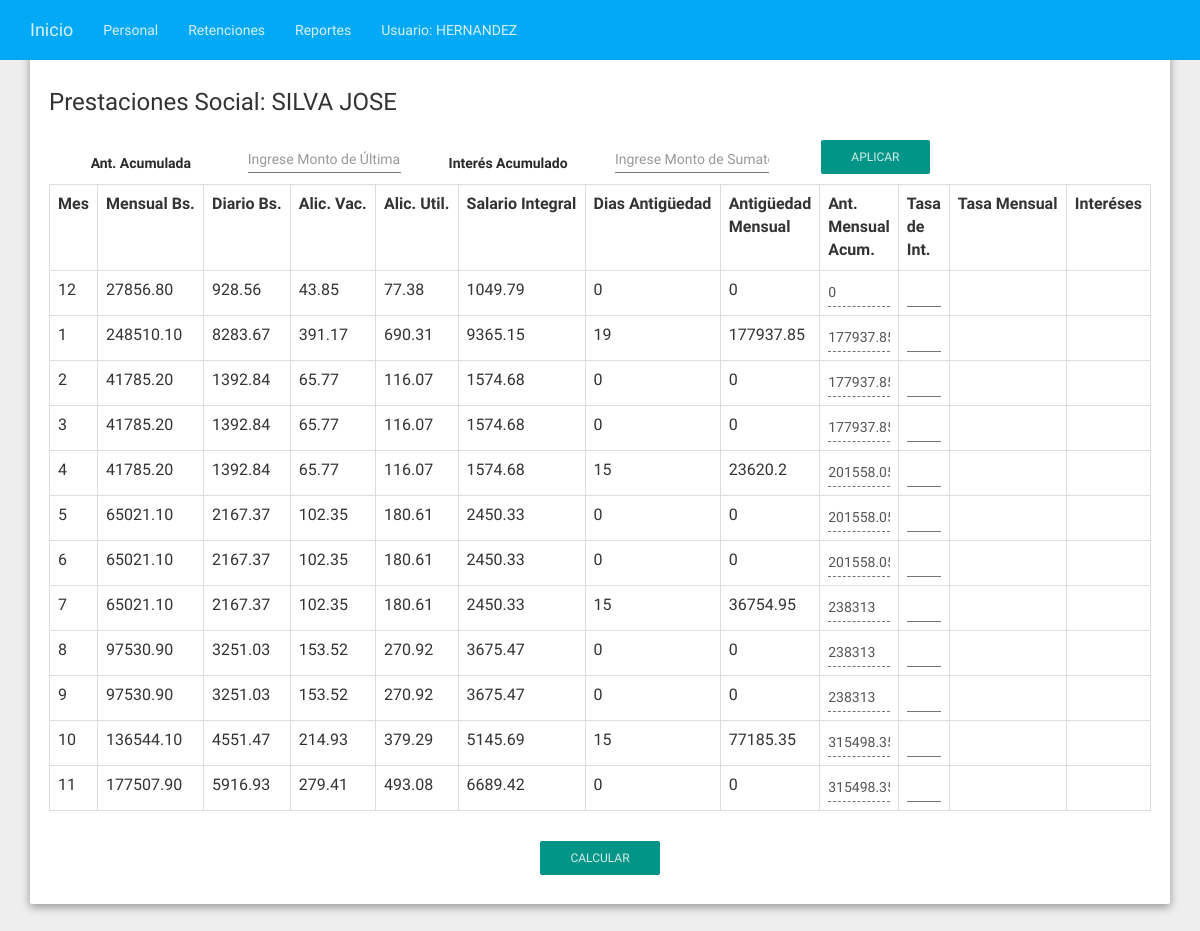
The page /php/tpl_prestaciones.php?id=37 (signed in) on the database its author committed.
### tables this page shows
CREATE TABLE `tbl_personal` (
  `id_personal` int(11) NOT NULL,
  `cedula_personal` varchar(10) DEFAULT NULL,
  `rif_personal` varchar(20) DEFAULT NULL,
  `apellido_personal` varchar(100) DEFAULT NULL,
  `nombre_personal` varchar(100) DEFAULT NULL,
  `direccion_personal` text,
  `telefono_personal` varchar(11) DEFAULT NULL,
  `cargo_personal` varchar(100) DEFAULT NULL,
  `tipo_personal` varchar(20) DEFAULT NULL,
  `sueldo_basico_personal` decimal(11,2) DEFAULT NULL,
  `fecha_ingreso_personal` date DEFAULT NULL,
  `estatus_personal` int(11) DEFAULT NULL,
  `retencion_personal` int(1) DEFAULT NULL
);

CREATE TABLE `tbl_quincena` (
  `id_quincena` int(11) NOT NULL,
  `monto_quincena` decimal(11,4) DEFAULT NULL,
  `fecha_quincena` date DEFAULT NULL,
  `fk_periodo_quincena` int(11) NOT NULL,
  `fk_personal_quincena` int(11) NOT NULL,
  `fk_tipo_personal` varchar(45) DEFAULT NULL,
  `periodo_mes_quincena` varchar(45) NOT NULL,
  `cant_dias_cesta_ticket` int(11) DEFAULT NULL,
  `cesta_ticket` decimal(11,4) DEFAULT NULL,
  `dias_trabajados` int(11) DEFAULT NULL,
  `bonificacion` decimal(11,4) DEFAULT NULL,
  `cant_dias_feriados` int(11) DEFAULT NULL,
  `feriados_trabajados` decimal(11,4) DEFAULT NULL,
  `cant_horas_extras_d` int(11) DEFAULT NULL,
  `h_extras_diur` decimal(11,4) DEFAULT NULL,
  `cant_horas_extras_n` int(11) DEFAULT NULL,
  `h_extras_noct` decimal(11,4) DEFAULT NULL,
  `otros_pagos` decimal(11,4) DEFAULT NULL,
  `dias_vacas` int(11) DEFAULT NULL,
  `pago_vacaciones` decimal(11,4) DEFAULT NULL,
  `dias_bono_vacas` int(11) DEFAULT NULL,
  `pago_bono_vacacional` decimal(11,4) NOT NULL,
  `dias_utilidades` int(10) DEFAULT NULL,
  `total_utilidades` decimal(11,4) DEFAULT NULL,
  `interes_anti` decimal(11,4) DEFAULT NULL,
  `adelanto_anti` decimal(11,4) DEFAULT NULL,
  `fecha_inicio_quin` date DEFAULT NULL,
  `fecha_fin_quin` date DEFAULT NULL,
  `tipo_pago_quin` int(11) DEFAULT NULL
);

### php/tpl_prestaciones.php (the view, shortened to what this page needs)
<?php
    require('helpers.php');
    require('conectar.php');
     @$id_personal = $_GET['id'];
     $sql_personal = "SELECT * FROM tbl_personal where id_personal = $id_personal";
     $re_personal=mysqli_query($link, $sql_personal);
     $fila_ = mysqli_fetch_array($re_personal);
     list($Y,$m,$d) = explode("-",$fila_['fecha_ingreso_personal']);
     $primer = array('11','12','1');
     $segundo = array('2','3','4');
     $tercer = array('5','6','7');
     $cuarto = array('8','9','10');
     @$ant_acumulada = $_GET['monto_antiguedad'];
     @$sum_intereses = $_GET['monto_interes'];
?>
<!DOCTYPE html>
<html lang="en">
<body>
    <?php $helpers->menu();?>
    <div class="container">
      <header class="jumbotron hero-spacer">
        <div class="row">
            <div class="col-lg-12" >
                <h3> Prestaciones Social: <?= $fila_['apellido_personal']." ".$fila_['nombre_personal']?></h3>
            </div>
        </div>
        <br>
            <div class="form-group" align="center">
              <label style="margin-top:8px" class="col-md-2 control-label" > Ant. Acumulada </label>
                    <div class="col-md-2 " align="center">
                      <input title="Monto de la última antigüedad acumulada" class="form-control" type="text" value="<?= $ant_acumulada; ?>" id="buscador" placeholder="Ingrese Monto de Última Antigüedad Mensual Acumulada">
                    </div>
              <label style="margin-top:8px" class="col-md-2 control-label"> Interés Acumulado </label>
                    <div class="col-md-2">
                        <input title="Monto de la sumatoria de intereses acumulados" class="form-control" type="text" value="<?= $sum_intereses ?>" id="buscador_" placeholder="Ingrese Monto de Sumatoria de Interéses">
                    </div>
                    <div style="margin-top:-15px" class="col-md-2">
                        <a onclick="antiguedad_acumulada(<?= $id_personal;?>)" class=" btn btn-xs btn-primary">Aplicar</a>
                    </div>
            </div>
<?php
          $sql_personal = "SELECT month(fecha_quincena) as mes,
                                  id_quincena,
                                  (monto_quincena/dias_trabajados)*30 as sueldo_mensual,
                                  (monto_quincena/dias_trabajados) as sueldo_diario
                             FROM
                                  `tbl_quincena`
                             where
                                    fk_personal_quincena = $id_personal group by 1 order by id_quincena asc";
          $re_personal=mysqli_query($link, $sql_personal);
?>
          <table class="table table-bordered">
                <tr >
                  <th>Mes</th>
                  <th>Mensual Bs.</th>
                  <th>Diario Bs.</th>
                  <th>Alic. Vac.</th>
                  <th>Alic. Util.</th>
                  <th>Salario Integral</th>
                  <th>Dias Antigüedad</th>
                  <th>Antigüedad Mensual</th>
                  <th>Ant. Mensual Acum.</th>
                  <th>Tasa de Int.</th>
                  <th>Tasa Mensual</th>
                  <th>Interéses</th>
                </tr>
<?php
          while($fila = mysqli_fetch_array($re_personal))
          {
              @$conteo++;
              @$dias_base = 15;
              @$antiguedad = $helpers->CalculaEdad($fila_['fecha_ingreso_personal'] - 1) ;
              @$dias_vacaciones = $antiguedad + $dias_base;
              @$mes_operacion = $fila['mes'];
              @$mensual_bs = number_format($fila['sueldo_mensual'], 2, '.', '');
              @$sueldo_diario = number_format($fila['sueldo_diario'], 2, '.', '');
              @$alic_vac = number_format(($fila['sueldo_diario'] * $dias_vacaciones) /360, 2, '.', '');
              @$alic_util = number_format(($fila['sueldo_diario'] * 30) /360, 2, '.', '');
              @$salario_integral = number_format($fila['sueldo_diario'] + $alic_vac + $alic_util, 2, '.', '');
?>
                <tr>
                   <td><?= $mes_operacion; ?></td>
                   <td><?= $mensual_bs; ?></td>
                   <td><?= $sueldo_diario; ?></td>
                   <td><?= $alic_vac;?></td>
                   <td><?= $alic_util;?></td>
                   <td><?= $salario_integral;?></td>
                   <td><?php
                              if($fila['mes'] == 1)
                              {
                                  $primer_ = in_array($m, $primer);
                                  if($primer_ == true)
                                  {
                                      $dias_ant = $dias_base + ($antiguedad * 2);
                                      echo $dias_ant;
                                  }
                                  else
                                  {
                                      $dias_ant = $dias_base;
                                      echo $dias_ant;
                                  }
                              }
                              else if($fila['mes'] == 4)
                              {
                                  $segundo_ = in_array($m, $segundo);
                                  if($segundo_ == true)
                                  {
                                      $dias_ant = $dias_base + ($antiguedad * 2);
                                      echo $dias_ant;
                                  }
                                  else
                                  {
                                      $dias_ant = $dias_base;
                                      echo $dias_ant;
                                  }
                              }
                              else if($fila['mes'] == 7)
                              {
                                  $tercer_ = in_array($m, $tercer);
                                  if($tercer_ == true)
                                  {
                                      $dias_ant = $dias_base + ($antiguedad * 2);
                                      echo $dias_ant;
                                  }
                                  else
                                  {
                                      $dias_ant = $dias_base;
                                      echo $dias_ant;
                                  }
                              }
                              else if($fila['mes'] == 10)
                              {
                                  $cuarto_ = in_array($m, $cuarto);
                                  if($cuarto_ == true)
                                  {
                                      $dias_ant = $dias_base + ($antiguedad * 2);
                                      echo $dias_ant;
                                  }
                                  else
                                  {
                                      $dias_ant = $dias_base;
                                      echo $dias_ant;
                                  }
                              }
                              else
                              {
                                     $dias_ant = 0;
                                     echo $dias_ant;
                              }
                        ?>
                   </td>
                   <td width="60px">
                       <?php
                              if($fila['mes'] == 1)
                              {
                                  $primer_ = in_array($m, $primer);
                                  if($primer_ == true)
                                  {
                                      $ant_mensual = ($dias_base + ($antiguedad * 2)) * $salario_integral;
                                      echo $ant_mensual;
                                  }
                                  else
                                  {
                                      $ant_mensual = $dias_base * $salario_integral;
                                      echo $ant_mensual;
                                  }
                              }
                              else if($fila['mes'] == 4)
                              {
                                  $segundo_ = in_array($m, $segundo);
                                  if($segundo_ == true)
                                  {
                                      $ant_mensual = ($dias_base + ($antiguedad * 2)) * $salario_integral;
                                      echo $ant_mensual;
                                  }
                                  else
                                  {
                                      $ant_mensual = $dias_base * $salario_integral;
                                      echo $ant_mensual;
                                  }
                              }
                              else if($fila['mes'] == 7)
                              {
                                  $tercer_ = in_array($m, $tercer);
                                  if($tercer_ == true)
                                  {
                                      $ant_mensual = ($dias_base + ($antiguedad * 2)) * $salario_integral;
                                      echo $ant_mensual;
                                  }
                                  else
                                  {
                                      $ant_mensual = $dias_base * $salario_integral;
                                      echo $ant_mensual;
                                  }
                              }
                              else if($fila['mes'] == 10)
                              {
                                  $cuarto_ = in_array($m, $cuarto);
                                  if($cuarto_ == true)
                                  {
                                      $ant_mensual = ($dias_base + ($antiguedad * 2)) * $salario_integral;
                                      echo $ant_mensual;
                                  }
                                  else
                                  {
                                      $ant_mensual = $dias_base * $salario_integral;
                                      echo $ant_mensual;
                                  }
                              }
                              else
                              {
                                      $ant_mensual = 0;
                                      echo $ant_mensual;
                              }
                              $ant_acumulada = $ant_acumulada + $ant_mensual;
                        ?>
                    </td>
                    <td width="70px" >
                       <input class="form-control" type="text" id="ant_acumulada_<?= $conteo;?>" value="<?= $ant_acumulada;?>" disabled="disabled">
                    </td>
                    <td width="50px">
                       <input class="form-control" id="tasa_int_<?= $conteo;?>" onchange="calcular_interes('<?= $conteo;?>')"  type="text">
                    </td>
                    <td>
                    </td>
                    <td width="50px">
                    </td>
                </tr>
<?php
          }
?>
          </table>
          <div class="row">
            <div class="form-group" align="center">
                <div  class="col-md-12">
                      <a onclick="calcular_total(<?= $conteo; ?>,'calculo_mostrar')" class="btn btn-xs btn-primary">Calcular</a>
                </div>
            </div>
          </div>
          </header>
    </div>
</body>
</html>

### componentes/css/modern-business.css (style rules this page uses)
html, body { height: 100%; }
body { padding-top: 50px; }

### rows shown on the page
tbl_personal: apellido_personal "SILVA", nombre_personal "JOSE", fecha_ingreso_personal "19"
tbl_quincena: mes_operacion "12", mensual_bs "27856.80", sueldo_diario "928.56", alic_vac "43.85", alic_util "77.38", salario_integral "1049.79", dias_ant "0", ant_mensual "0", value "0"
tbl_quincena: mes_operacion "1", mensual_bs "248510.10", sueldo_diario "8283.67", alic_vac "391.17", alic_util "690.31", salario_integral "9365.15", ant_mensual "177937.85", value "177937.85"
tbl_quincena: mes_operacion "2", mensual_bs "41785.20", sueldo_diario "1392.84", alic_vac "65.77", alic_util "116.07", salario_integral "1574.68", dias_ant "0", ant_mensual "0", value "177937.85"
tbl_quincena: mes_operacion "3", mensual_bs "41785.20", sueldo_diario "1392.84", alic_vac "65.77", alic_util "116.07", salario_integral "1574.68", dias_ant "0", ant_mensual "0", value "177937.85"
tbl_quincena: mes_operacion "4", mensual_bs "41785.20", sueldo_diario "1392.84", alic_vac "65.77", alic_util "116.07", salario_integral "1574.68", dias_ant "15", ant_mensual "23620.2", value "201558.05"
tbl_quincena: mes_operacion "5", mensual_bs "65021.10", sueldo_diario "2167.37", alic_vac "102.35", alic_util "180.61", salario_integral "2450.33", dias_ant "0", ant_mensual "0", value "201558.05"
tbl_quincena: mes_operacion "6", mensual_bs "65021.10", sueldo_diario "2167.37", alic_vac "102.35", alic_util "180.61", salario_integral "2450.33", dias_ant "0", ant_mensual "0", value "201558.05"
tbl_quincena: mes_operacion "7", mensual_bs "65021.10", sueldo_diario "2167.37", alic_vac "102.35", alic_util "180.61", salario_integral "2450.33", dias_ant "15", ant_mensual "36754.95", value "238313"
tbl_quincena: mes_operacion "8", mensual_bs "97530.90", sueldo_diario "3251.03", alic_vac "153.52", alic_util "270.92", salario_integral "3675.47", dias_ant "0", ant_mensual "0", value "238313"
tbl_quincena: mes_operacion "9", mensual_bs "97530.90", sueldo_diario "3251.03", alic_vac "153.52", alic_util "270.92", salario_integral "3675.47", dias_ant "0", ant_mensual "0", value "238313"
tbl_quincena: mes_operacion "10", mensual_bs "136544.10", sueldo_diario "4551.47", alic_vac "214.93", alic_util "379.29", salario_integral "5145.69", dias_ant "15", ant_mensual "77185.35", value "315498.35"
tbl_quincena: mes_operacion "11", mensual_bs "177507.90", sueldo_diario "5916.93", alic_vac "279.41", alic_util "493.08", salario_integral "6689.42", dias_ant "0", ant_mensual "0", value "315498.35"
